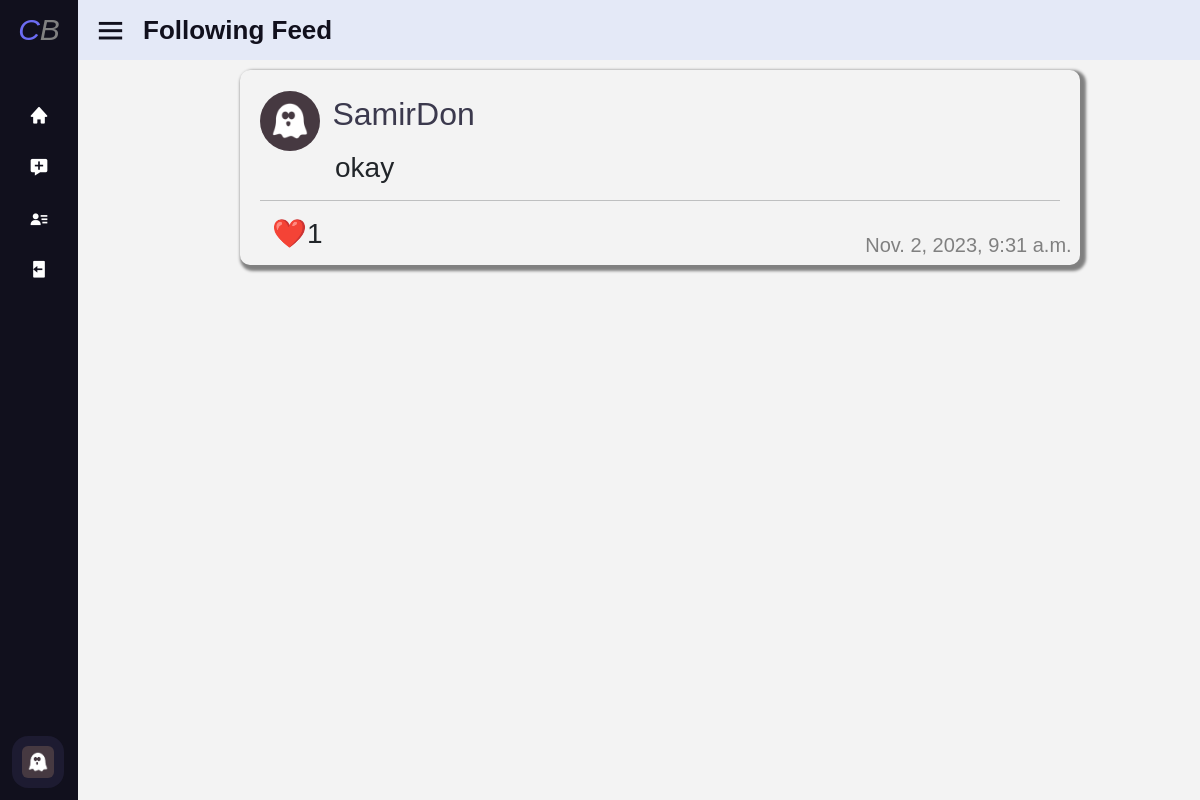
Before: /following (signed in) with the older database file.
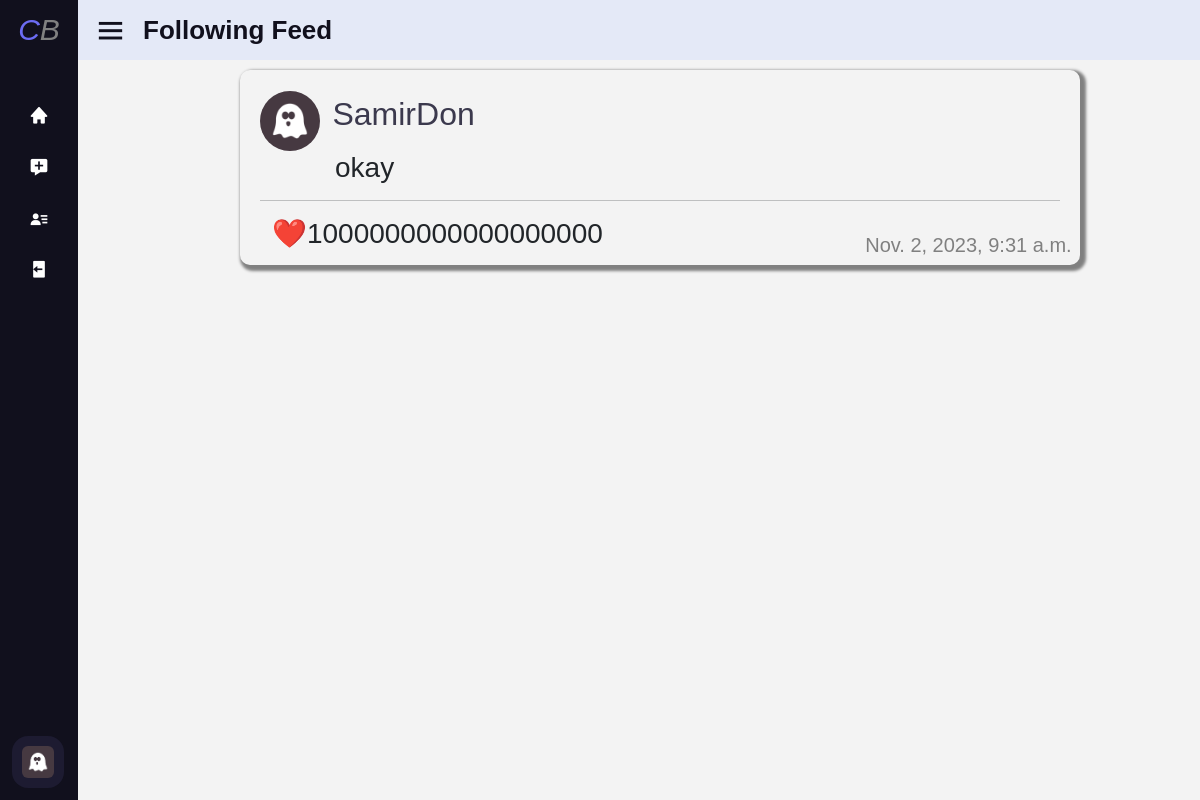
After: the same page with the newer database file.
### network/models.py (models this page shows, shortened)
class Post(models.Model):
    user = models.ForeignKey(User, on_delete=models.CASCADE)
    content = models.TextField()
    creation_date = models.DateTimeField(auto_now_add=True)
    likes = models.IntegerField(default=0)
    edited = models.BooleanField(default=False)
    likers = models.TextField(default="", null=True)

class User(AbstractUser):
    default_pfp_location = f"pfp/defaults/{random.randrange(1,10)}.png"
    follower = models.TextField(default="", null=True)
    following = models.TextField(default="", null=True)
    bio = models.TextField(default="", null=True)
    pfp = models.ImageField(upload_to=f'pfp',blank=True, null=True)
    def_pfp = models.ImageField(default=default_pfp_location)
    def get_pfp(self):
        if self.pfp:
            return self.pfp
        else:
            return self.def_pfp

### network/views.py (the view)
# urls.py: path("following", views.followingfeed, name="followingfeed"),
@login_required(login_url=LOGIN_URL )
def followingfeed(request):
    logged_user = User.objects.get(id= request.user.id)
    following_list = logged_user.following.split(",")
    if "" in following_list:
        following_list.remove("")
    try:
        all_feed = Post.objects.filter(user=following_list[0]).order_by('-creation_date')
        for i in following_list:
            all_feed = list(chain(all_feed, Post.objects.filter(user=int(i)).order_by('-creation_date')))
    except:
        all_feed=[]
    return render(request, "network/following.html",{
        "posts" : all_feed,
        "pagename" : "Following Feed"
    })

### network/templates/network/following.html (shortened to what this page needs)
{% extends "network/layout.html" %}
{% load static %}
{% block body %}
{% include "network/post.html" %}
{% endblock %}

### network/templates/network/post.html (shortened to what this page needs)
{% if posts %}
    {% for post in posts %}
        <div class="post" style="position: relative;" onclick="gopostpage(`{{ post.id }}`)">
            <a href="{% url "userpage" post.user.username %}"><span><img class="profile-pic" src="{{ post.user.get_pfp.url }}" alt="pfp" ></span>
            <span class="username">{{ post.user.username }}</span></a>
            <h3 id="post-content-{{post.id}}" style="margin-left: 75px">{{ post.content }}</h3>
            <hr>
            <ul class="likeul">
                <li style="margin-right: 20px">
                    <h3 id="likeButton{{ post.id }}" ><a onclick="likepost(`{{ post.id }}`)" >❤️ </a></h3>
                </li>
                <li>
                    <h3 id="likes{{ post.id }}">{{ post.likes }}</h3>
                </li>
                <li>
                    <h5 style="position:absolute; bottom:0; right:0; margin-right: 1%">{{ post.creation_date }}</h5>
                </li>
            </ul>
        </div>
    {% endfor %}
        {% else %}
            <center><h1 style="color: red; font-weight: Bolder; font-size: 900%;padding: 70px 0;">No posts :(</h1></center>
    {% endif %}

Changed rows visible on the page:
changed Post "okay": likes "1" → "1000000000000000000"
